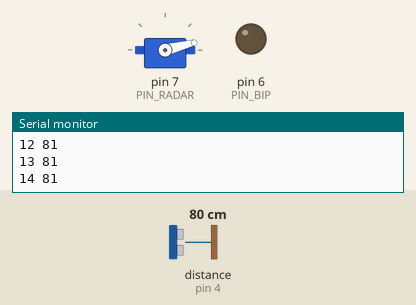
The sketch below on a simulated Arduino Uno, built with avr-gcc and run on an emulated ATmega328P. Parts: servo, output pins drawn as LEDs (lit = HIGH), the last lines printed to the serial monitor. Dashed ring = blinking. The test bench sets the inputs (shaded band); at power-on: distance to the obstacle (sensor on pin 4) 80 cm.

Above: at 1.2 s.
1.3 s: distance to the obstacle (sensor on pin 4) set to 9 cm
At 1.74 s:
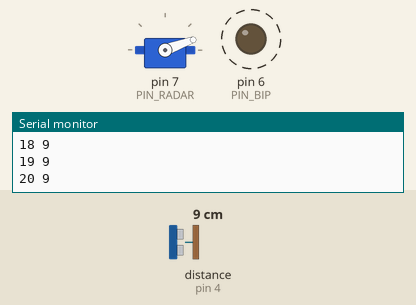
At 3.77 s:
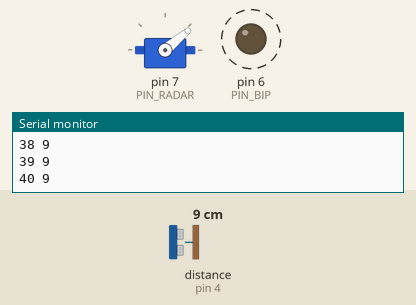
4.3 s: distance to the obstacle (sensor on pin 4) set to 35 cm
10.3 s: distance to the obstacle (sensor on pin 4) set to 60 cm
At 11.0 s:
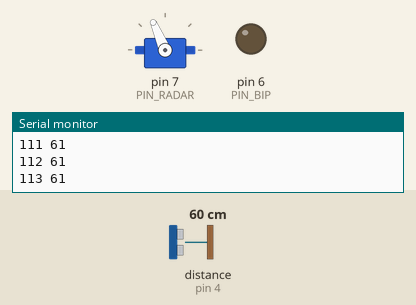
13.3 s: distance to the obstacle (sensor on pin 4) set to 54 cm
16.3 s: distance to the obstacle (sensor on pin 4) set to 44 cm
At 16.51 s:
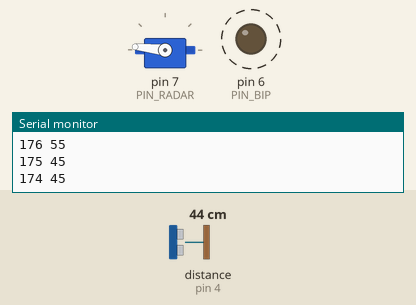
19.3 s: distance to the obstacle (sensor on pin 4) set to 18 cm
Timing chart, 0 to 23.3 s (numbered marks = the images above; inputs shaded):
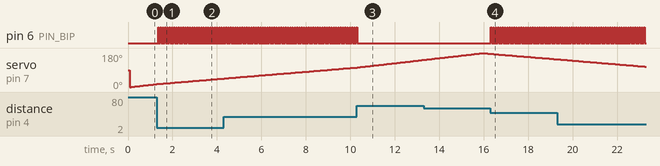

The sketch:

scanner_pp.ino
```cpp
#include <Servo.h>
#include <NewPing.h>

Servo radar; //moteur de base
NewPing sonar(2,4,200); // radar tournant

const int PIN_RADAR = 7;
const int PIN_BIP = 6;
const int DISTANCE_MIN = 50;
int distance = 0;


void setup() {
  radar.attach(PIN_RADAR);
  pinMode(PIN_BIP,OUTPUT);
  Serial.begin(9600);
}

void loop() {
  for (int i = 0; i < 180; i++){
    distance = getDistance();
    Serial.print(i);
    Serial.print(" ");
    Serial.println(distance);
    if (distance < DISTANCE_MIN && distance != 0){
      digitalWrite(PIN_BIP,HIGH);
      delay(30);
       digitalWrite(PIN_BIP,LOW);
    }
    radar.write(i);
  }
  for (int i = 180; i > 0; i--){
    distance = getDistance();
    Serial.print(i);
    Serial.print(" ");
    Serial.println(distance);
    if (distance < DISTANCE_MIN && distance != 0){
      digitalWrite(PIN_BIP,HIGH);
      delay(30);
      digitalWrite(PIN_BIP,LOW);
    }
    radar.write(i);
  }
}

int getDistance(){
  delay(70);

  unsigned int uS = sonar.ping();
  int cm = uS/US_ROUNDTRIP_CM;

  return cm;
}
```

Measured:
- the behaviour switches between 49 and 48 cm on distance to the obstacle (sensor on pin 4) (found by bisection; images 3 and 4)
- after the input at 1.3 s, pin 6 (PIN_BIP): alternates HIGH for 0.03 s and LOW for 0.07 s, starting after 0.06 s
- after the input at 10.3 s, pin 6 (PIN_BIP): goes on until 10.3 s, then stays LOW
- after the input at 16.3 s, pin 6 (PIN_BIP): alternates HIGH for 0.03 s and LOW for 0.07 s, starting at once
